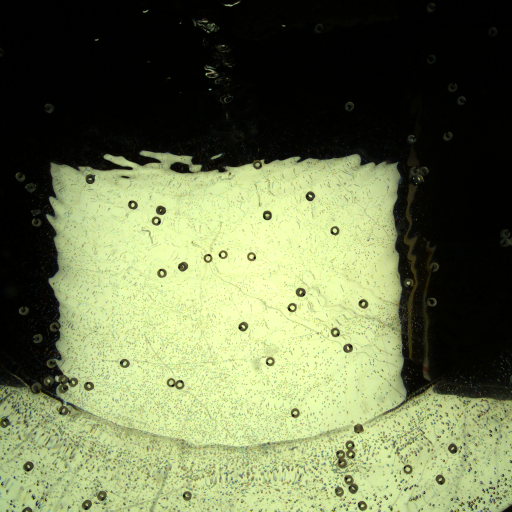
#> input picture src/2022_04_09/samples/C001H001S0001003001.bmp, 1024 x 1024 px, found by its file name (shown at 1/2 size)
$ jupyter execute --allow-errors for_movie2.ipynb
#> lines starting #> are read from the running program, lines starting #| are printed output that depends on the picture
[cell 1]
import cv2
import numpy as np
import matplotlib.pyplot as plt

[cell 2]
SUPER = "G:\\M2\\"
IMAGE_DIR = "original\\2022_04_09\\cbi_q_1\\C001H001S0001\\"
CSV_DIR_LIGHT = "result\\2022_04_09\\pre\\cbi_q_1\\C001H001S0001\\"
CSV_DIR_DARK_TOP = "result\\2022_04_09\\pre_dark\\top\\cbi_q_1\\C001H001S0001\\"
CSV_DIR_DARK_LEFT = "result\\2022_04_09\\pre_dark\\left\\cbi_q_1\\C001H001S0001\\"
CSV_DIR_DARK_RIGHT = "result\\2022_04_09\\pre_dark\\right\\cbi_q_1\\C001H001S0001\\"
OUTPUT_DIR = "result\\2022_04_09\\tracer\\"

### img 1 to 1000 -> そのまま

### img 1001 to 2000 -> 解析したところ青で囲う

[cell 3]
# test
img = cv2.imread(SUPER + IMAGE_DIR + "C001H001S0001003001.bmp")
#> img is the input picture: shape (1024, 1024, 3); mean B, G, R 80.2, 116.8, 107.9

cv2.rectangle(img, (107, 316), (800, 910), (255, 255, 0), 5)  # center
cv2.rectangle(img, (5, 5), (1019, 310), (0, 255, 255), 5)         # top
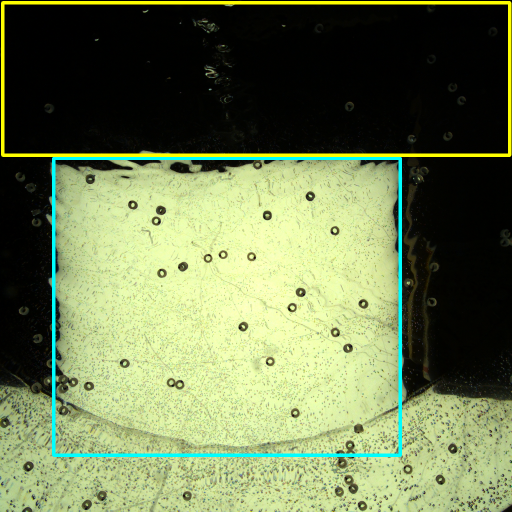
#> img: shape (1024, 1024, 3) (shown at 1/2 size); mean B, G, R 83.1, 123.5, 110.6
# cv2.rectangle(img, (5, 316), (100, 800), (0, 255, 0), 5)        # left
# cv2.rectangle(img, (806, 316), (1019, 800), (255, 0, 0), 5)     # right

img = img[:, :, [2, 1, 0]]

plt.figure(figsize=(16, 16))
plt.imshow(img)
plt.show()
